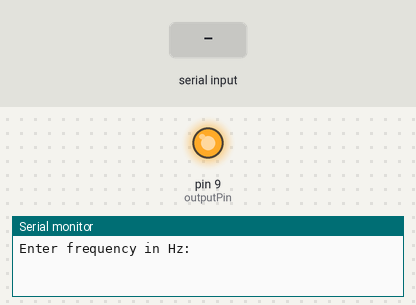
This sketch was run on a simulated Arduino Uno, built with avr-gcc and run on an emulated ATmega328P. On the bench: output pins drawn as LEDs (lit = HIGH), the last lines printed to the serial monitor. Dashed ring = blinking. The inputs (shaded band) are chosen by the test bench.

Above: at 1.2 s.
1.3 s: "90\n" received over Serial
At 2.4 s:
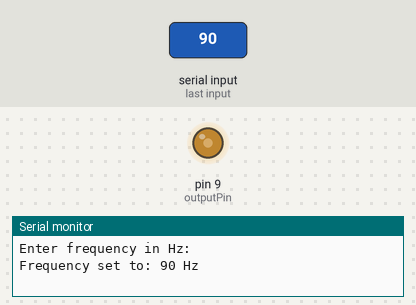
4.3 s: "5\n" received over Serial
At 4.45 s:
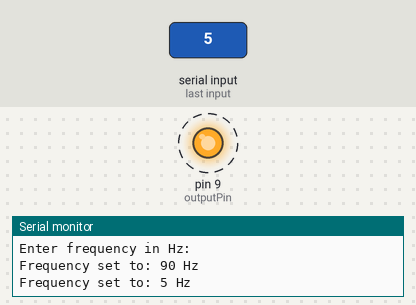
Timing chart, 0 to 13.3 s (numbered marks = the images above; inputs shaded):
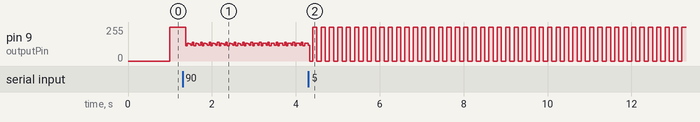

The sketch:

digital_write.ino
```cpp
#include <TimerOne.h>

int outputPin = 9;
long frequency = 1000;

void setup() {
    pinMode(outputPin, OUTPUT);
    Serial.begin(9600);
    Serial.println("Enter frequency in Hz:");

    Timer1.initialize();
    Timer1.attachInterrupt(generateSquareWave);
}

void loop() {
    if (Serial.available() > 0) {
        frequency = Serial.parseInt();
        if (frequency > 0) {
            // Calculate period for half the input frequency since we toggle twice per cycle
            long period = 500000 / frequency;  // Changed from 1000000 to 500000
            Timer1.setPeriod(period);
            Serial.print("Frequency set to: ");
            Serial.print(frequency);
            Serial.println(" Hz");
        }
    }
}

void generateSquareWave() {
    digitalWrite(outputPin, !digitalRead(outputPin));
}
```

Measured:
- by itself, pin 9 (outputPin): alternates 255/255 for 0.10 s and 0/255 for 0.10 s
